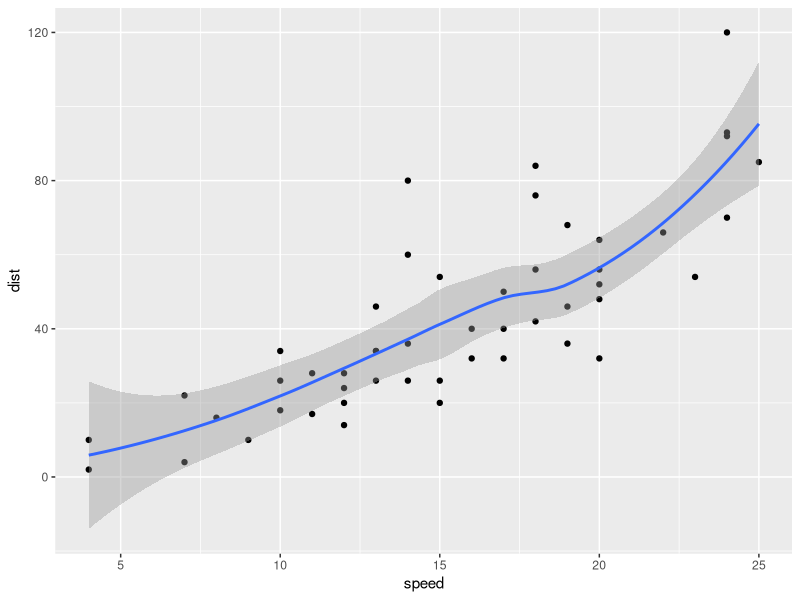
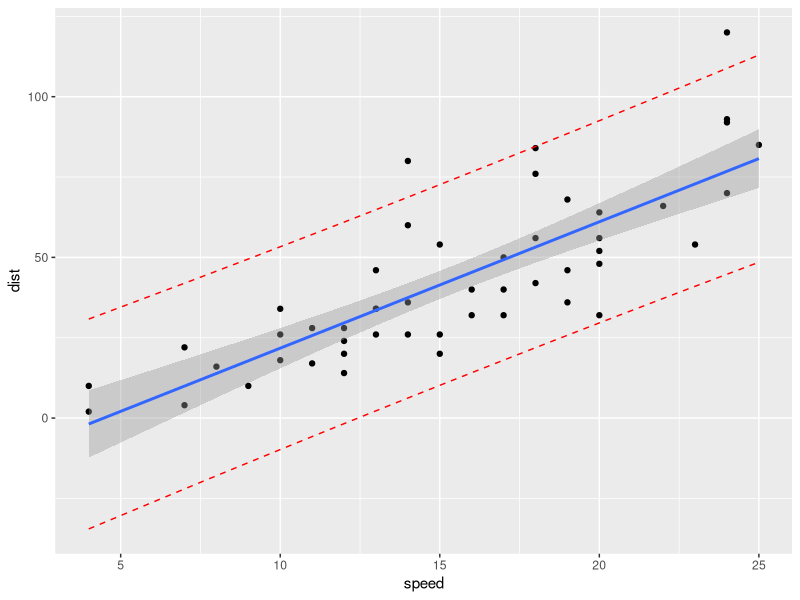

Source code (R) for these figures, in order:
## ---- chunk 1

data(cars)

str(cars)
## ---- chunk 2

library(dplyr)
sample_n(tbl = cars, size = 5, replace = FALSE)
## ---- chunk 3

library(tidyverse)
ggplot(cars, aes(speed, dist) ) + geom_point() + stat_smooth()
## ---- chunk 4

# 1. Build the model
( model <- lm(dist ~ speed, data = cars) )

# 2. interpret the model
summary(model)
## ---- chunk 5

( new.speeds <- data.frame(
  speed = sample(x = 1:100, size = 50, replace = FALSE)
) )
## ---- chunk 6

predict(model, newdata = new.speeds)
## ---- chunk 7

predict(model, newdata = new.speeds, interval = "confidence")
## ---- chunk 8

predict(model, newdata = new.speeds, interval = "prediction")
## ---- chunk 9

# 0. Build linear model 
( model <- lm(dist ~ speed, data = cars) )

# 1. Add predictions 
( pred.int <- predict(model, interval = "prediction") )
( mydata <- cbind(cars, pred.int) )

# 2. Regression line + confidence intervals
library("ggplot2")
p <- ggplot(mydata, aes(speed, dist)) + geom_point() + stat_smooth(method = lm)

# 3. Add prediction intervals
p + geom_line(aes(y = lwr), color = "red", linetype = "dashed")+
    geom_line(aes(y = upr), color = "red", linetype = "dashed")
